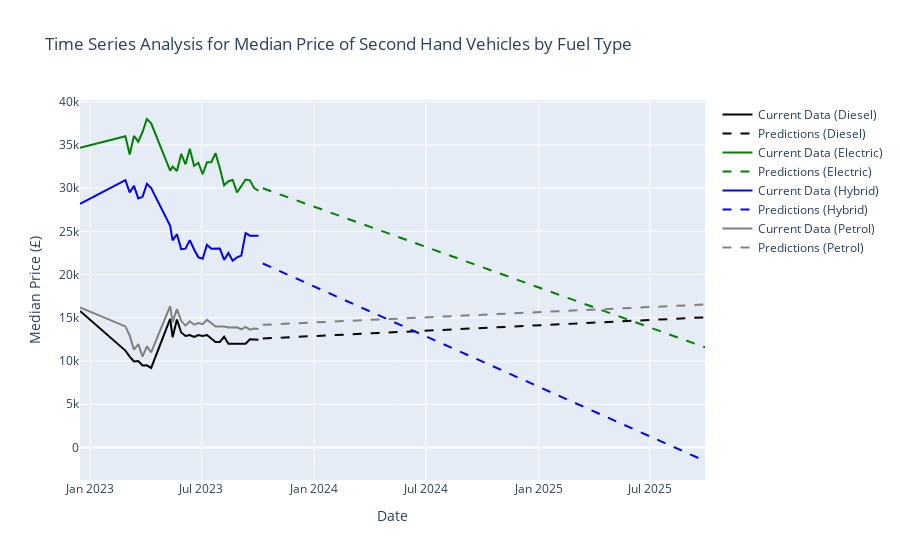

Notebook cell for this chart:
### Code cell
# Create a figure
fig = go.Figure()

# Iterate over each 'ft' category and add the current data and predictions to the figure
for ft_category in ft_categories:
    if ft_category != 'Other':
        # Filter the original DataFrame for the specific 'ft' category
        df_ft = df_lr[df_lr['ft'] == ft_category]
        
        # Get the corresponding predictions DataFrame
        predictions_df = predicted_dfs[ft_category]
        
        # Add current data as a scatter plot
        fig.add_trace(
            go.Scatter(
                x=df_ft['date'],
                y=df_ft['median_price'],
                mode='lines',
                name=f'Current Data ({ft_category})',
                line=dict(color=colors[ft_category])
            )
        )
        
        # Add predictions as a line plot
        fig.add_trace(
            go.Scatter(
                x=predictions_df['date'],
                y=predictions_df['median_price'],
                mode='lines',
                name=f'Predictions ({ft_category})',
                line=dict(dash='dash', color=colors[ft_category])
            )
        )
    
# Update layout
fig.update_layout(
    xaxis_title='Date',
    yaxis_title='Median Price (£)',
    title='Time Series Analysis for Median Price of Second Hand Vehicles by Fuel Type',
    showlegend=True,
)

# Show the plot
fig.show()
